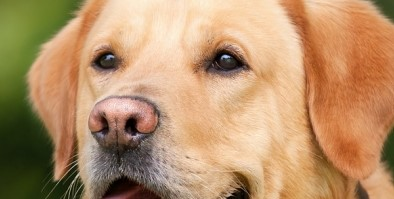
#> input picture Img/chien2.jpg, 394 x 199 px, found by its file name
$ python Image.py
#> lines starting #> are read from the running program, lines starting #| are printed output that depends on the picture
from PIL import Image

import time

# [15 lines left out: functions rotation_indirecte, rotation_directe, not called in this run]

def rotation_indirecte_sp(img):
    hauteur,largeur=img.size
    for ligne in range(hauteur//2):
        for colonne in range(largeur//2):
            temp=img.getpixel((ligne,colonne))
            img.putpixel((ligne,colonne),img.getpixel((colonne,largeur-1-ligne)))
            img.putpixel((colonne,largeur-1-ligne),img.getpixel((largeur-1-ligne,largeur-1-colonne)))
            img.putpixel((largeur-1-ligne,largeur-1-colonne),img.getpixel((largeur-1-colonne,ligne)))
            img.putpixel((largeur-1-colonne,ligne),temp)
    return None

# [44 lines left out: functions rotation_directe_sp, rotation_directe_recu, rotation_indirecte_recu_sp, permutation_indirecte, not called in this run]

#def permutation_indirecte_px(img,h,g,taille):

def ajout_carre(img):
    h,l=img.size
    dim=l
    if h>l:
        dim=h
    cpt=0
    while 2**cpt<dim:
        cpt+=1
    fond=Image.new('RGB',(2**cpt,2**cpt),'red')
    fond.paste(img,(0,0))
    return fond

def rotation_indirecte_gen(img):
    l,h=img.size
    if h!=l or h & (h-1)!=0:
        img=ajout_carre(img)
    dim=img.size[0]
    rotation_indirecte_sp(img)
    return img.crop((dim-h, 0, dim,l))

photo=Image.open('Img/chien2.jpg')
#> photo is the input picture: PIL image 394x199 RGB; mean R, G, B 184.1, 146.4, 107.5
photo=rotation_indirecte_gen(photo)
#> in ajout_carre, `fond=Image.new('RGB',(2**cpt,2**cpt),'red')`:
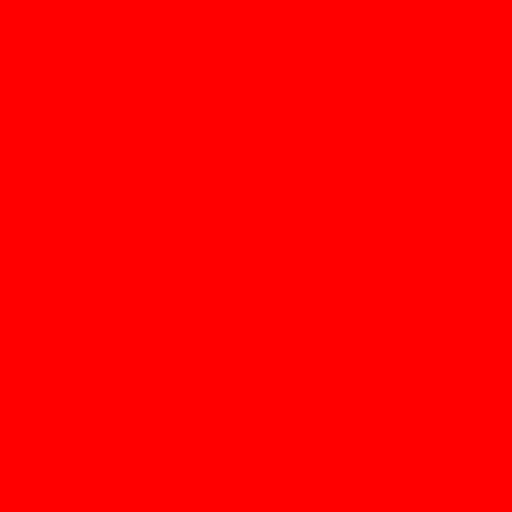
#> fond: PIL image 512x512 RGB; mean R, G, B 255, 0, 0
#> in ajout_carre, `fond.paste(img,(0,0))`:
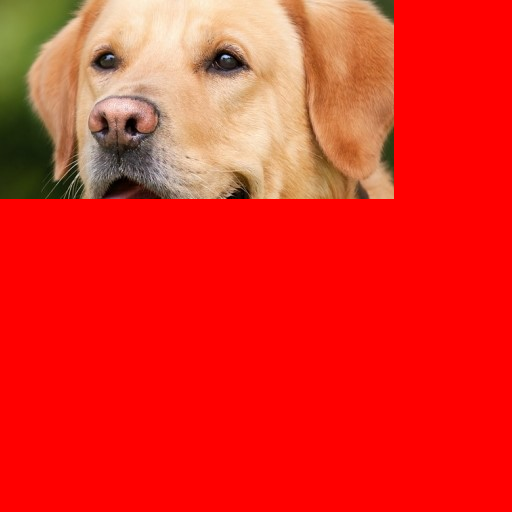
#> fond: PIL image 512x512 RGB; mean R, G, B 233.8, 43.8, 32.1
#> after the loop in rotation_indirecte_sp, `for ligne in range(hauteur//2):`:
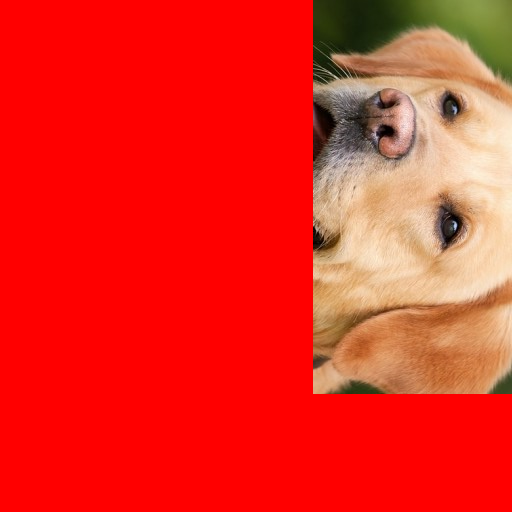
#> img: PIL image 512x512 RGB; mean R, G, B 233.8, 43.8, 32.1
#> in rotation_indirecte_gen, `return img.crop((dim-h, 0, dim,l))`:
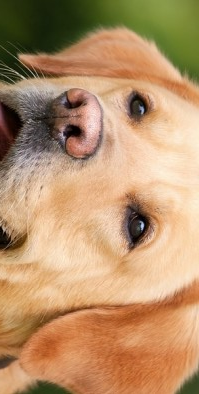
#> returned value: PIL image 199x394 RGB; mean R, G, B 184.1, 146.4, 107.5
photo.show()

"""
def f():
    for i in range(100):
        #rotation_directe_sp(photo)
        rota_recurs(photo)


    #time.sleep(10)

f()
"""
"""
print(process.memory_info().rss)
mem_usage = memory_usage(f)
print('Memory usage (in chunks of .1 seconds): %s' % mem_usage)
print('Maximum memory usage: %s' % max(mem_usage))
"""
